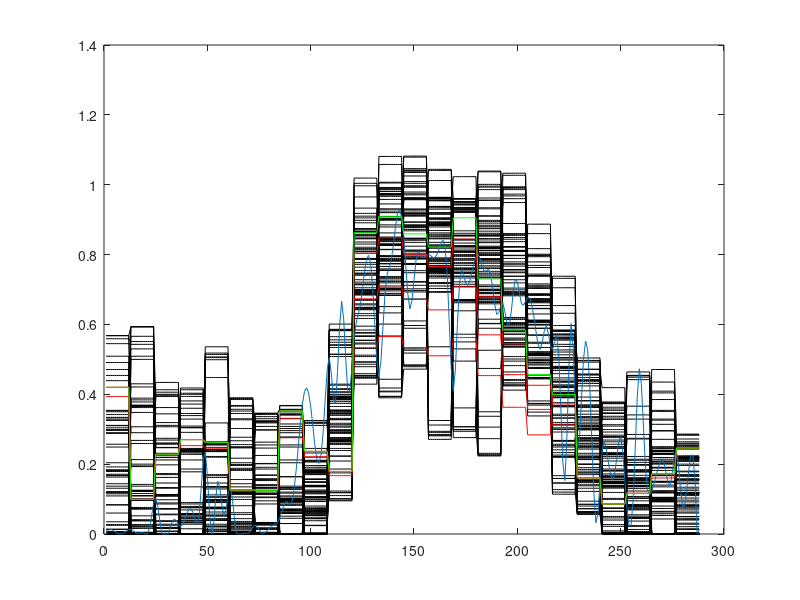

Source code (MATLAB):
load scenarios.mat

%extend scenarios and ruc 
kt=numel(Realization);

scenarios_extended=zeros(100,kt);
k=1;

for n=1:100
    for m=1:24
    scenarios_extended(n,k:k+11)=Scenarios(n,m)*ones(1,12);
    k=k+12;
    end
k=1;    
end

Ruc=RUC';
RUC_extended=zeros(4,kt);

for n=1:4
    for m=1:24
    RUC_extended(n,k:k+11)=RUC(n,m)*ones(1,12);
    k=k+12;
    end
k=1;    
end

Realization=[Realization;Realization(1:2)];


plot(scenarios_extended','k'); hold on
plot(Realization)'; hold on;
plot(RUC_extended(2:end,:)', 'r')
plot(RUC_extended(1,:)', 'g')

scenarios_extended=scenarios_extended';
RUC_extended=RUC_extended';
